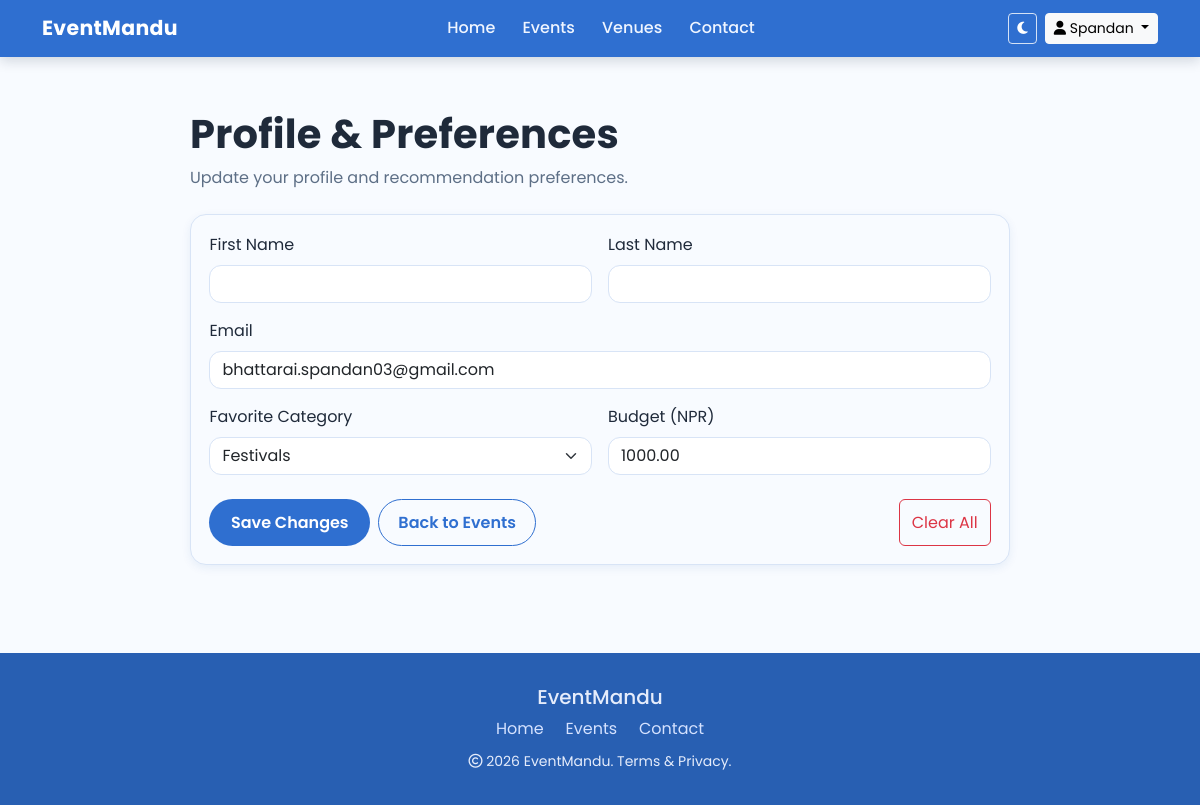
The page /profile/preferences/ (signed in) on the database as committed earlier.
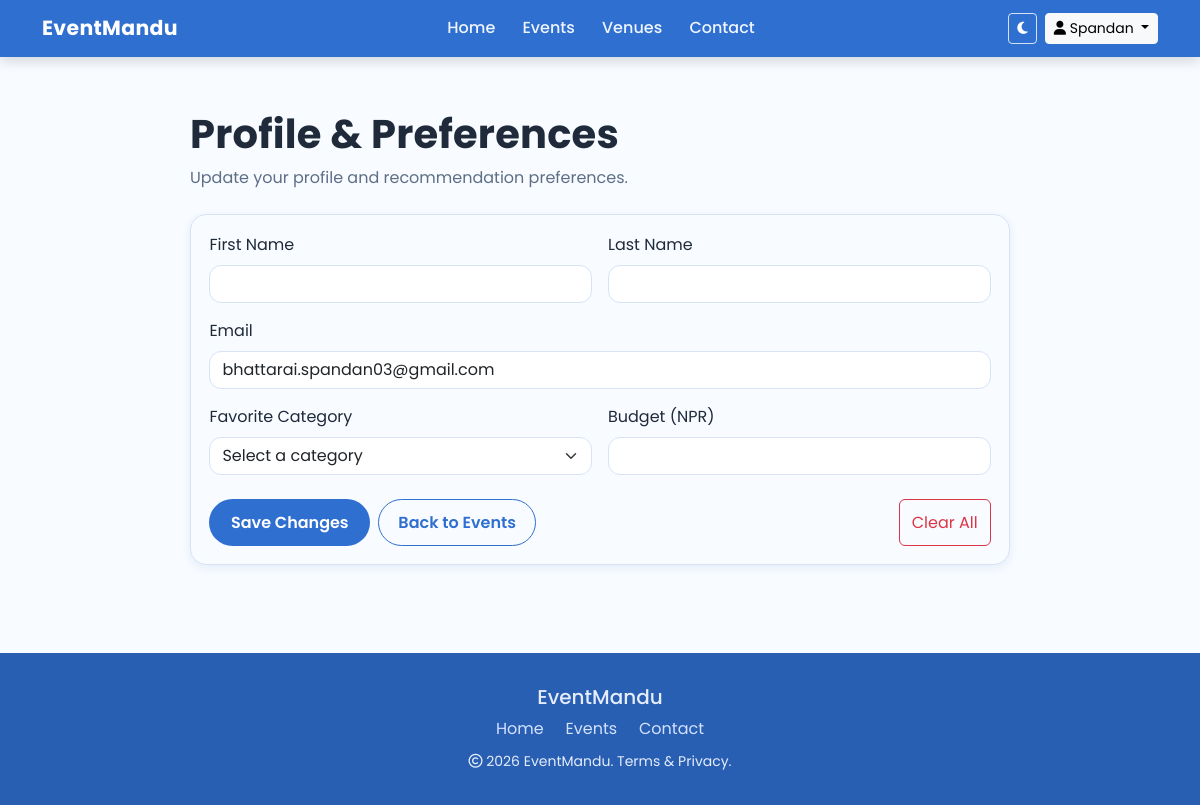
The same page on the database as committed later.
### events/models.py (models this page shows, shortened)
class UserPreference(models.Model):
    user = models.OneToOneField(
        settings.AUTH_USER_MODEL,
        on_delete=models.CASCADE,
        related_name="preferences",
    )
    favorite_category = models.ForeignKey(
        Category,
        on_delete=models.SET_NULL,
        null=True,
        blank=True,
        related_name="user_preferences",
    )
    budget = models.DecimalField(max_digits=10, decimal_places=2, null=True, blank=True)
    updated_at = models.DateTimeField(auto_now=True)

class Category(models.Model):
    name = models.CharField(max_length=100)  # e.g., Concert, Conference, Sports

### events/views.py (the view, shortened to what this page needs)
# urls.py: path('profile/preferences/', views.profile_preferences_view, name='profile_preferences'),
@login_required
def profile_preferences_view(request):
    categories = Category.objects.order_by("name")
    preferences, _ = UserPreference.objects.get_or_create(user=request.user)
    return render(
        request,
        "profile_preferences.html",
        {"categories": categories, "preferences": preferences},
    )

### events/context_processors.py (called while the page is built)
def user_role(request):
    role = None
    if request.user.is_authenticated:
        role = get_user_role(request.user)
    return {"user_role": role}

### events/roles.py (called while the page is built)
def get_user_role(user):
    if not user.is_authenticated:
        return None
    if user.is_superuser:
        return UserRole.ROLE_ADMIN
    role_profile, _ = UserRole.objects.get_or_create(user=user)
    return role_profile.role

### templates/profile_preferences.html (shortened to what the changed rows need)
{% load static %}
<!doctype html>
<html lang="en" data-bs-theme="light">
<head>
  <link href="https://cdn.jsdelivr.net/npm/bootstrap@5.3.2/dist/css/bootstrap.min.css" rel="stylesheet">
  <link rel="stylesheet" href="https://cdnjs.cloudflare.com/ajax/libs/font-awesome/6.5.2/css/all.min.css">
  <link rel="stylesheet" href="{% static 'css/style.css' %}?v=20260228a">
</head>
<body class="d-flex flex-column min-vh-100">
<main class="section-space pt-4 flex-grow-1">
  <div class="container">
    <section class="mx-auto" style="max-width: 820px;">
      <h1 class="section-title mb-2">Profile & Preferences</h1>
      <article class="event-card">
        <form method="post">
          <div class="row g-3">
            <div class="col-md-6">
              <label for="favorite_category" class="form-label">Favorite Category</label>
              <select id="favorite_category" name="favorite_category" class="form-select">
                <option value="">Select a category</option>
                {% for category in categories %}
                <option value="{{ category.id }}" {% if preferences.favorite_category_id == category.id %}selected{% endif %}>{{ category.name }}</option>
                {% endfor %}
              </select>
            </div>
            <div class="col-md-6">
              <label for="budget" class="form-label">Budget (NPR)</label>
              <input id="budget" name="budget" type="number" min="0" step="0.01" class="form-control" value="{{ preferences.budget|default_if_none:'' }}">
            </div>
          </div>
        </form>
      </article>
    </section>
  </div>
</main>
</body>
</html>

Rows that differ between the two databases and show on the page:
no longer on this page (row edited): UserPreference: favorite_category "Festivals", budget "1000.00"
Other text that changed with them:
form field favorite_category: (not shown) → "Select a category"
